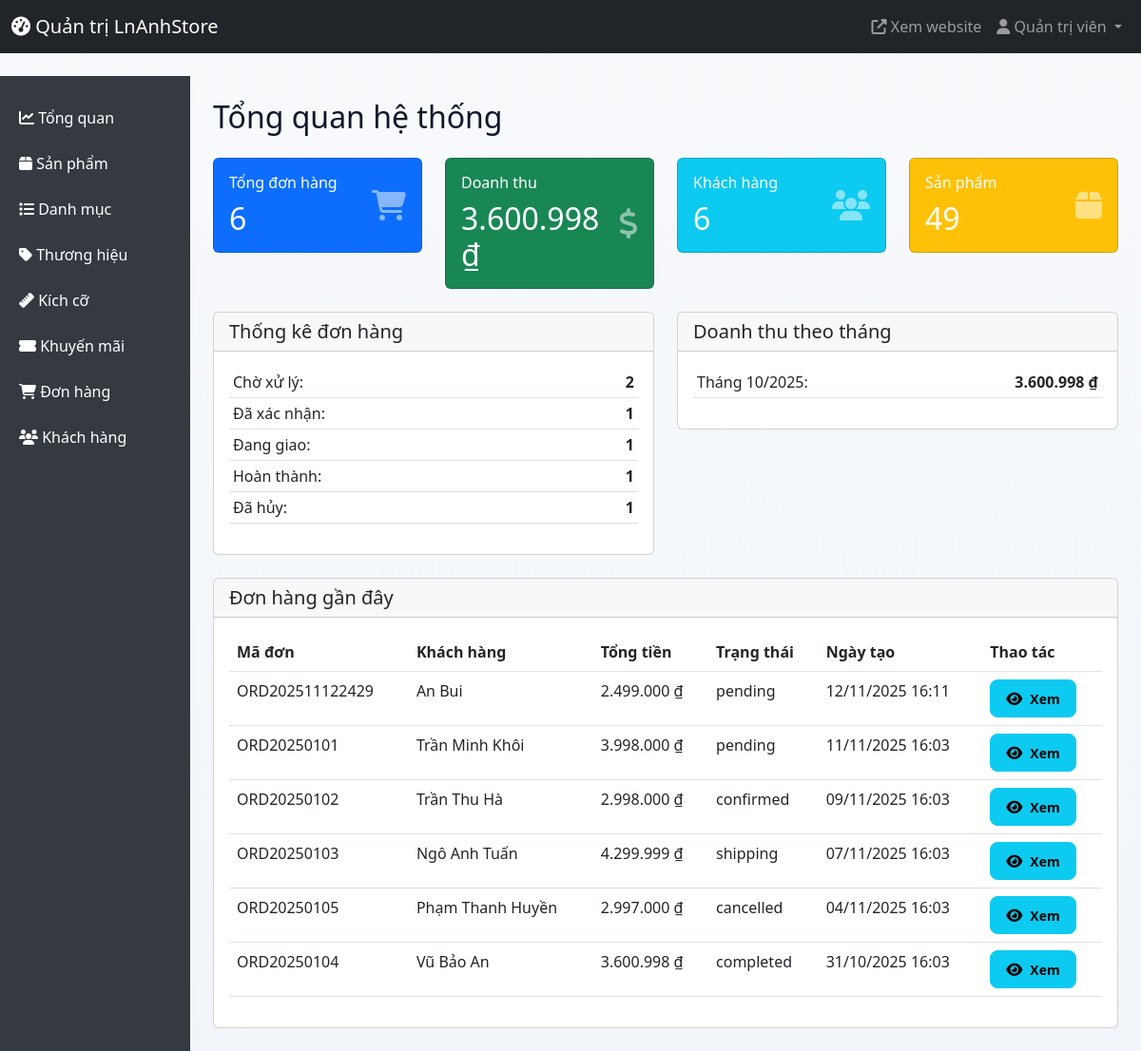
/admin/index.php (signed in), run on the app's committed database.
### tables this page shows
CREATE TABLE `orders` (
  `id` int(11) NOT NULL,
  `id_user` int(11) NOT NULL,
  `order_code` varchar(50) NOT NULL,
  `full_name` varchar(255) NOT NULL,
  `phone` varchar(20) NOT NULL,
  `address` text NOT NULL,
  `payment_method` varchar(50) NOT NULL,
  `coupon_code` varchar(50) DEFAULT NULL,
  `discount_amount` decimal(10,2) NOT NULL DEFAULT 0.00,
  `total_amount` decimal(10,2) NOT NULL,
  `status` enum('pending','confirmed','shipping','completed','cancelled') NOT NULL DEFAULT 'pending',
  `created_at` timestamp NOT NULL DEFAULT current_timestamp(),
  `updated_at` timestamp NOT NULL DEFAULT current_timestamp() ON UPDATE current_timestamp()
);

CREATE TABLE `users` (
  `id` int(11) NOT NULL,
  `email` varchar(255) NOT NULL,
  `password` varchar(255) NOT NULL,
  `full_name` varchar(255) NOT NULL,
  `phone` varchar(20) DEFAULT NULL,
  `address` text DEFAULT NULL,
  `role` enum('customer','admin') NOT NULL DEFAULT 'customer',
  `status` enum('active','locked') NOT NULL DEFAULT 'active',
  `created_at` timestamp NOT NULL DEFAULT current_timestamp()
);

### includes/functions.php (called while the page is built, shortened)
<?php
function format_price($price) {
    return number_format($price, 0, ',', '.') . ' ₫';
}
function get_status_badge($status) {
    $badges = [
        'pending' => '<span class="badge bg-warning text-dark">Chờ xử lý</span>',
        'confirmed' => '<span class="badge bg-info">Đã xác nhận</span>',
        'shipping' => '<span class="badge bg-primary">Đang giao</span>',
        'completed' => '<span class="badge bg-success">Hoàn thành</span>',
        'cancelled' => '<span class="badge bg-danger">Đã hủy</span>',
        'active' => '<span class="badge bg-success">Hoạt động</span>',
        'locked' => '<span class="badge bg-danger">Đã khóa</span>'
    ];
    return $badges[$status] ?? $status;
}
?>

### admin/index.php (the view, shortened to what this page needs)
<?php
require_once '../config/database.php';
require_once '../includes/functions.php';
$total_orders = $db_conn->query("SELECT COUNT(*) as total FROM orders")->fetch()['total'];
$total_customers = $db_conn->query("SELECT COUNT(*) as total FROM users WHERE role = 'customer'")->fetch()['total'];
$total_products = $db_conn->query("SELECT COUNT(*) as total FROM products")->fetch()['total'];
$total_revenue = $db_conn->query("SELECT SUM(total_amount) as total FROM orders WHERE status = 'completed'")->fetch()['total'] ?? 0;
$recent_orders = $db_conn->query("
    SELECT o.*, u.full_name as customer_name
    FROM orders o
    JOIN users u ON o.id_user = u.id
    ORDER BY o.created_at DESC
    LIMIT 10
")->fetchAll();
$order_stats = $db_conn->query("
    SELECT status, COUNT(*) as count
    FROM orders
    GROUP BY status
")->fetchAll(PDO::FETCH_KEY_PAIR);
$driver = $db_conn->getAttribute(PDO::ATTR_DRIVER_NAME);
if ($driver === 'pgsql') {
    $monthly_revenue = $db_conn->query("
        SELECT TO_CHAR(created_at, 'YYYY-MM') as month, SUM(total_amount) as revenue
        FROM orders
        WHERE status = 'completed'
        GROUP BY TO_CHAR(created_at, 'YYYY-MM')
        ORDER BY TO_CHAR(created_at, 'YYYY-MM') DESC
        LIMIT 6
    ")->fetchAll();
} else {
    $monthly_revenue = $db_conn->query("
        SELECT DATE_FORMAT(created_at, '%Y-%m') as month, SUM(total_amount) as revenue
        FROM orders
        WHERE status = 'completed'
        GROUP BY DATE_FORMAT(created_at, '%Y-%m')
        ORDER BY DATE_FORMAT(created_at, '%Y-%m') DESC
        LIMIT 6
    ")->fetchAll();
}
include 'header.php';
?>
<h2 class="mb-4">Tổng quan hệ thống</h2>
<div class="row mb-4">
    <div class="col-md-3">
        <div class="card text-white bg-primary">
            <div class="card-body">
                <div class="d-flex justify-content-between align-items-center">
                    <div>
                        <h6 class="card-title">Tổng đơn hàng</h6>
                        <h2 class="mb-0"><?php echo number_format($total_orders); ?></h2>
                    </div>
                    <i class="fas fa-shopping-cart fa-2x opacity-50"></i>
                </div>
            </div>
        </div>
    </div>
    <div class="col-md-3">
        <div class="card text-white bg-success">
            <div class="card-body">
                <div class="d-flex justify-content-between align-items-center">
                    <div>
                        <h6 class="card-title">Doanh thu</h6>
                        <h2 class="mb-0"><?php echo format_price($total_revenue); ?></h2>
                    </div>
                    <i class="fas fa-dollar-sign fa-2x opacity-50"></i>
                </div>
            </div>
        </div>
    </div>
    <div class="col-md-3">
        <div class="card text-white bg-info">
            <div class="card-body">
                <div class="d-flex justify-content-between align-items-center">
                    <div>
                        <h6 class="card-title">Khách hàng</h6>
                        <h2 class="mb-0"><?php echo number_format($total_customers); ?></h2>
                    </div>
                    <i class="fas fa-users fa-2x opacity-50"></i>
                </div>
            </div>
        </div>
    </div>
    <div class="col-md-3">
        <div class="card text-white bg-warning">
            <div class="card-body">
                <div class="d-flex justify-content-between align-items-center">
                    <div>
                        <h6 class="card-title">Sản phẩm</h6>
                        <h2 class="mb-0"><?php echo number_format($total_products); ?></h2>
                    </div>
                    <i class="fas fa-box fa-2x opacity-50"></i>
                </div>
            </div>
        </div>
    </div>
</div>
<div class="row mb-4">
    <div class="col-md-6">
        <div class="card">
            <div class="card-header">
                <h5 class="mb-0">Thống kê đơn hàng</h5>
            </div>
            <div class="card-body">
                <table class="table table-sm">
                    <tr>
                        <td>Chờ xử lý:</td>
                        <td class="text-end"><strong><?php echo $order_stats['pending'] ?? 0; ?></strong></td>
                    </tr>
                    <tr>
                        <td>Đã xác nhận:</td>
                        <td class="text-end"><strong><?php echo $order_stats['confirmed'] ?? 0; ?></strong></td>
                    </tr>
                    <tr>
                        <td>Đang giao:</td>
                        <td class="text-end"><strong><?php echo $order_stats['shipping'] ?? 0; ?></strong></td>
                    </tr>
                    <tr>
                        <td>Hoàn thành:</td>
                        <td class="text-end"><strong><?php echo $order_stats['completed'] ?? 0; ?></strong></td>
                    </tr>
                    <tr>
                        <td>Đã hủy:</td>
                        <td class="text-end"><strong><?php echo $order_stats['cancelled'] ?? 0; ?></strong></td>
                    </tr>
                </table>
            </div>
        </div>
    </div>
    <div class="col-md-6">
        <div class="card">
            <div class="card-header">
                <h5 class="mb-0">Doanh thu theo tháng</h5>
            </div>
            <div class="card-body">
                <table class="table table-sm">
                    <?php foreach ($monthly_revenue as $mr): ?>
                        <tr>
                            <td>Tháng <?php echo date('m/Y', strtotime($mr['month'] . '-01')); ?>:</td>
                            <td class="text-end"><strong><?php echo format_price($mr['revenue']); ?></strong></td>
                        </tr>
                    <?php endforeach; ?>
                </table>
            </div>
        </div>
    </div>
</div>
<div class="card">
    <div class="card-header">
        <h5 class="mb-0">Đơn hàng gần đây</h5>
    </div>
    <div class="card-body">
        <div class="table-responsive">
            <table class="table">
                <thead>
                    <tr>
                        <th>Mã đơn</th>
                        <th>Khách hàng</th>
                        <th>Tổng tiền</th>
                        <th>Trạng thái</th>
                        <th>Ngày tạo</th>
                        <th>Thao tác</th>
                    </tr>
                </thead>
                <tbody>
                    <?php foreach ($recent_orders as $order): ?>
                        <tr>
                            <td><?php echo htmlspecialchars($order['order_code']); ?></td>
                            <td><?php echo htmlspecialchars($order['customer_name']); ?></td>
                            <td><?php echo format_price($order['total_amount']); ?></td>
                            <td><?php echo get_status_badge($order['status']); ?></td>
                            <td><?php echo date('d/m/Y H:i', strtotime($order['created_at'])); ?></td>
                            <td>
                                <a href="/admin/order-detail.php?id=<?php echo $order['id']; ?>" class="btn btn-sm btn-info">
                                    <i class="fas fa-eye"></i> Xem
                                </a>
                            </td>
                        </tr>
                    <?php endforeach; ?>
                </tbody>
            </table>
        </div>
    </div>
</div>
<?php include 'footer.php'; ?>

### assets/css/style.css (style rules this page uses)
:root { --color-dark: #0f172a; --color-muted: #64748b; --color-primary: #2563eb; --color-primary-soft: #eff6ff; --color-border: #e2e8f0; --color-surface: #ffffff; --radius-sm: 8px; --radius-md: 12px; --shadow-xs: 0 4px 12px rgba(15, 23, 42, 0.05); --shadow-sm: 0 12px 32px rgba(15, 23, 42, 0.08); }
body { min-height: 100vh; display: flex; flex-direction: column; font-family: 'Segoe UI', Tahoma, Geneva, Verdana, sans-serif; color: var(--color-dark); background: linear-gradient(180deg, #f8fafc 0%, #f1f5f9 100%); }
.btn { border-radius: var(--radius-sm) !important; min-height: 40px; max-height: 40px; height: 40px; padding: 0 1.25rem; display: inline-flex; align-items: center; justify-content: center; gap: 0.5rem; font-weight: 600; transition: transform 0.2s ease, box-shadow 0.2s ease, background 0.2s ease; }
.btn-sm, .btn-lg { min-height: 40px; max-height: 40px; height: 40px; padding: 0 1rem; }
.btn i { font-size: 0.95rem; }

### data on the page
orders: id_user "2", id "1", order_code "ORD20250101", id_user.full_name "Trần Minh Khôi", total_amount "3.998.000 ₫", status "pending", created_at "11/11/2025 16:03"
orders: order_code "ORD202511122429", id_user.full_name "An Bui", total_amount "2.499.000 ₫", status "pending", created_at "12/11/2025 16:11"
orders: order_code "ORD20250102", id_user.full_name "Trần Thu Hà", total_amount "2.998.000 ₫", status "confirmed", created_at "09/11/2025 16:03"
orders: order_code "ORD20250103", id_user.full_name "Ngô Anh Tuấn", total_amount "4.299.999 ₫", status "shipping", created_at "07/11/2025 16:03"
orders: order_code "ORD20250105", id_user.full_name "Phạm Thanh Huyền", total_amount "2.997.000 ₫", status "cancelled", created_at "04/11/2025 16:03"
orders: order_code "ORD20250104", id_user.full_name "Vũ Bảo An", total_amount "3.600.998 ₫", status "completed", created_at "31/10/2025 16:03"

### other printed values
$_SESSION['full_name'] "Quản trị viên"
$total_orders "6"
format_price($total_revenue) "3.600.998 ₫"
$total_customers "6"
$total_products "49"
date('m/Y', strtotime($mr['month'] . '-01')) "10/2025"
format_price($mr['revenue']) "3.600.998 ₫"
